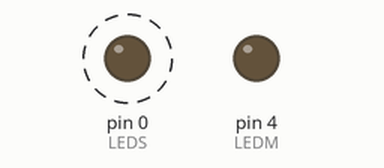
The sketch below on a simulated Arduino Uno, built with avr-gcc and run on an emulated ATmega328P. Shown: output pins drawn as LEDs (lit = HIGH). Dashed ring = blinking.

Above: at 0.1 s.
Timing chart, 0 to 40.0 s (numbered marks = the images above):
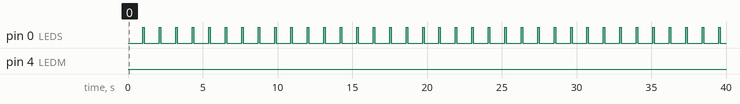

The sketch:

Exercicio_2.ino
```cpp
#define LEDS PD0
#define LEDM PD4

volatile long int valor_contagem = 0;
volatile long int segundos = 0;
volatile long int minutos = 0;

ISR(TIMER0_COMPA_vect) {
  valor_contagem++;

  // LED vermelho (1 segundo)
  if (valor_contagem == 1000) {         // Após 1s
    PORTD |= (1 << LEDS);               // Acende LED vermelho
  }
  if (valor_contagem == 1100) {         // Após 100ms ligado
    PORTD &= ~(1 << LEDS);              // Apaga LED vermelho
    valor_contagem = 0;
    segundos++;

    if (segundos == 60) {               // A cada 1 minuto
      segundos = 0;
      PORTD |= (1 << LEDM);             // Acende LED verde
    }
  }

  // Desliga o LED verde após 100ms
  if (PORTD & (1 << LEDM)) {
    minutos++;
    if (minutos == 100) {
      PORTD &= ~(1 << LEDM);
      minutos = 0;
    }
  }
}

int main() {
  DDRD |= (1 << LEDS) | (1 << LEDM);
  PORTD &= ~((1 << LEDS) | (1 << LEDM));

  // Timer0 - CTC, 1ms por interrupção
  TCCR0A |= (1 << WGM01);
  TCCR0B |= (1 << CS01) | (1 << CS00);   // Prescaler 64 (16MHz/64 = 250kHz → 4us por tick)
  OCR0A = 249;                           // 250 * 4us = 1ms

  TIMSK0 |= (1 << OCIE0A);

  sei();

  while (1) {
    // Tudo controlado via interrupção
  }
}
```

Measured:
- by itself, pin 0 (LEDS): alternates HIGH for 0.10 s and LOW for 1.0 s
